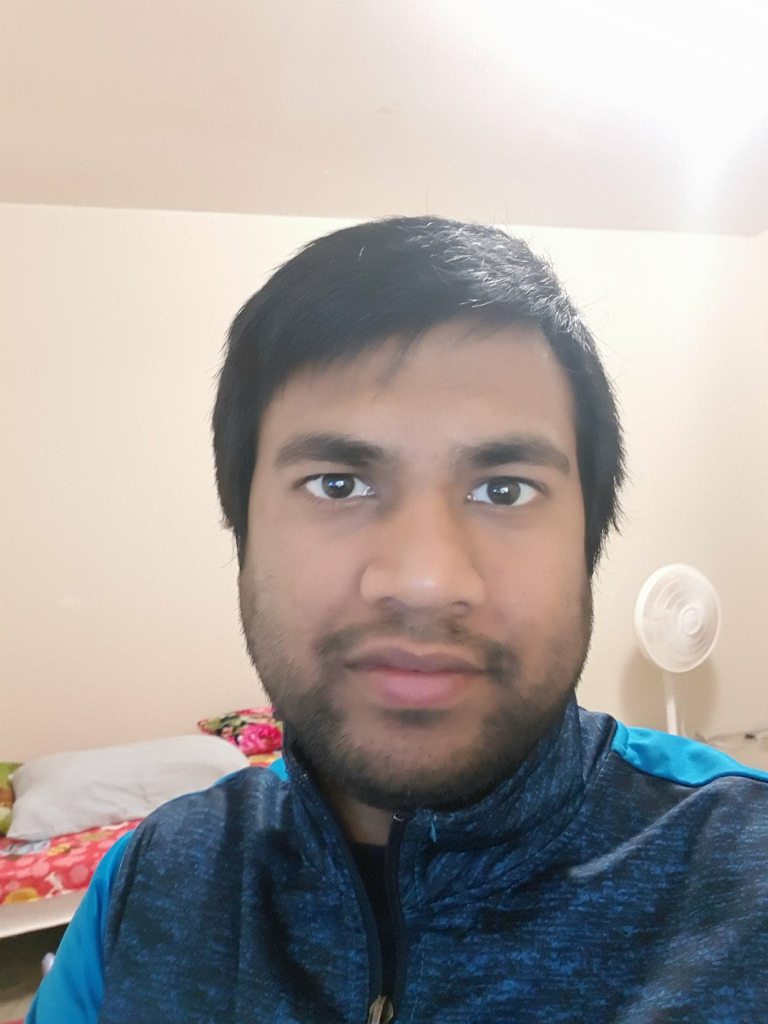
%> input picture matlab-assignment-1/mrinmoy.jpg, 1536 x 2048 px (shown at 1/2 size)
$ octave assign1.m   (GNU Octave 9; MATLAB toolbox functions it lacks are replaced by stand-ins)
%> lines starting %> are read from the running program, lines starting %| are printed output that depends on the picture
%% Matlab Assignment #1
%  author : Mrinmoy Sarkar
%  email  : msarkar@aggies.ncat.edu
%  date   : 1/19/2018
%%
clear all; close all;

file_name = 'mrinmoy.jpg';
%% Task-1: load the image
img_color = imread(file_name);
%> img_color is the input picture: size 2048x1536x3 uint8; mean R, G, B 165.3, 159.4, 156.9
%% Task-2: display the image
figure
imshow(img_color);
title('original image')
%% Task-3a: display the intensity of Red color
img_red = img_color(:,:,1);
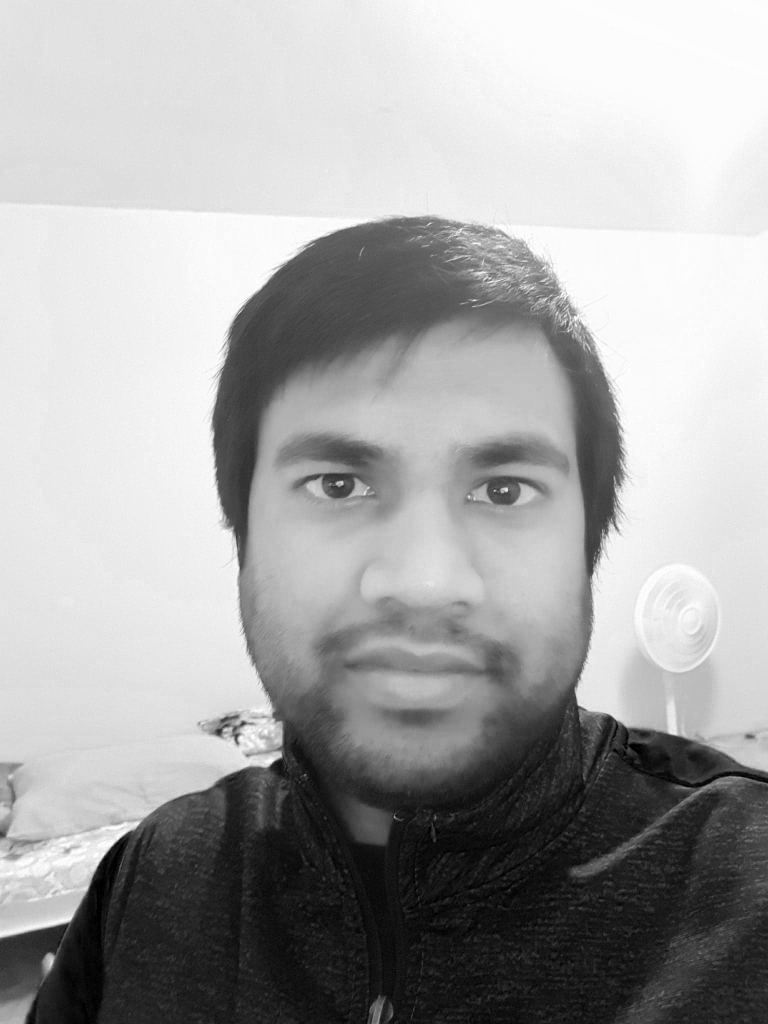
%> img_red: size 2048x1536 uint8 (shown at 1/2 size); min 0, max 255, mean 165.3
figure
imshow(img_red)
title('Red color intensity')
%% Task-3b: display the intensity of Green color
img_green = img_color(:,:,2);
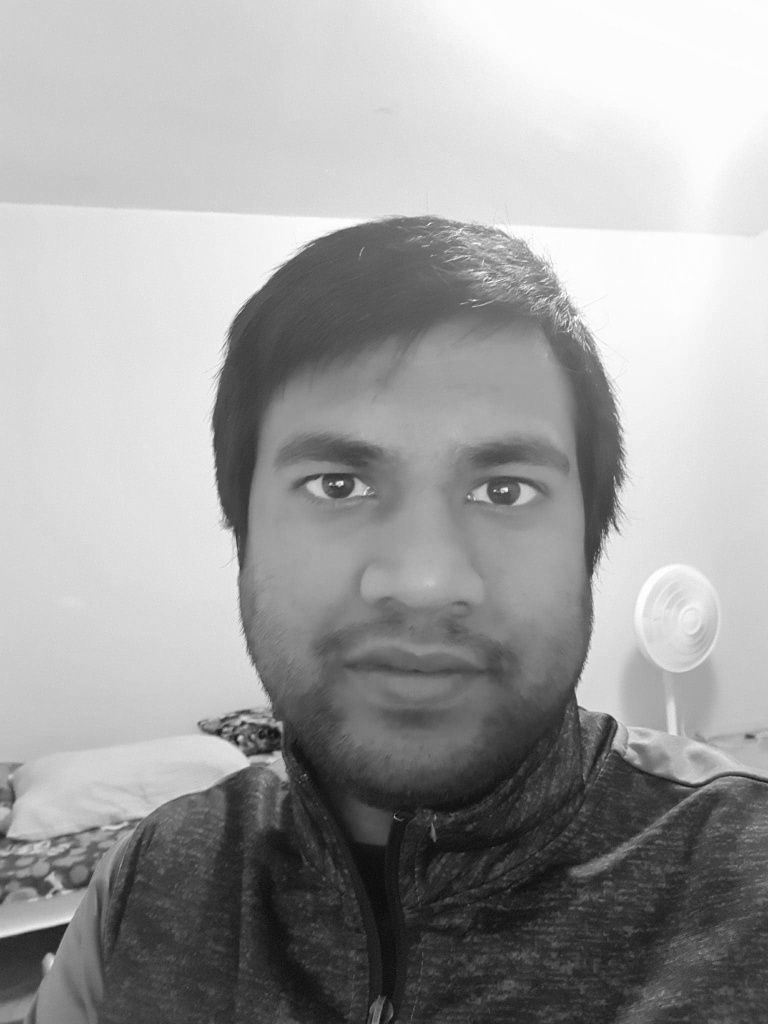
%> img_green: size 2048x1536 uint8 (shown at 1/2 size); min 1, max 255, mean 159.4
figure
imshow(img_green)
title('Green color intensity')
%% Task-3c: display the intensity of Blue color
img_blue = img_color(:,:,3);
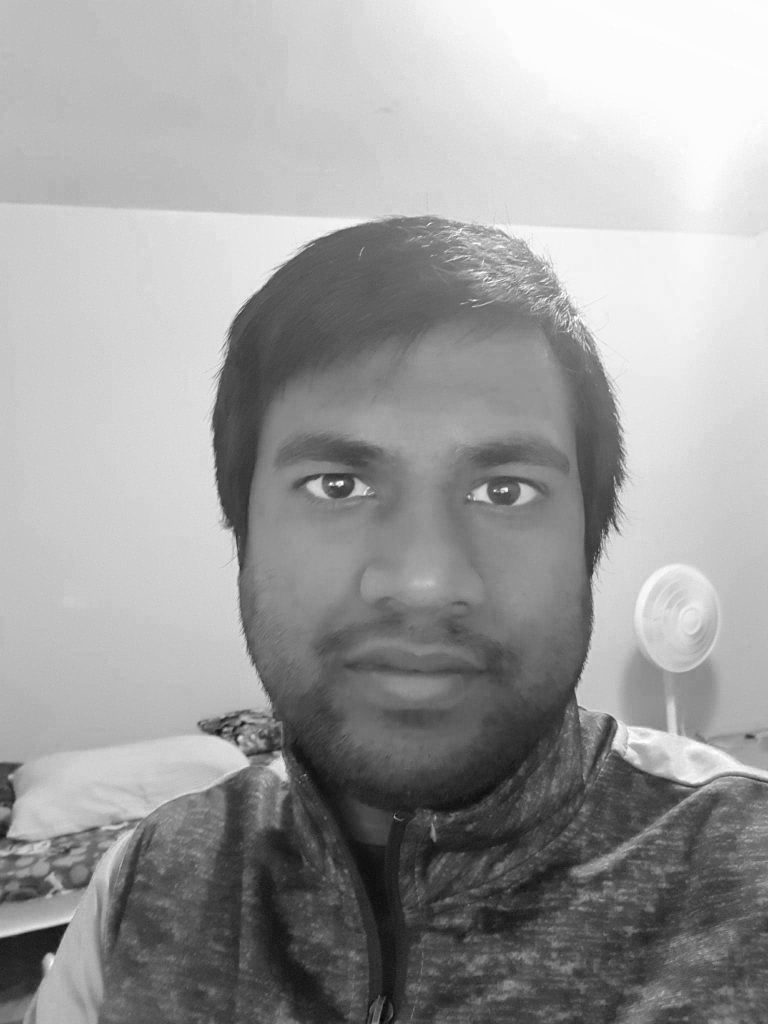
%> img_blue: size 2048x1536 uint8 (shown at 1/2 size); min 0, max 255, mean 156.9
figure
imshow(img_blue)
title('Blue color intensity')
%% Task-4: change to gray scale image and display it
img_gray = rgb2gray(img_color);
figure
imshow(img_gray)
title('Gray scale image')
%% Task-5: Resize the BW image to 64x64 image and display it
img_resized = imresize(img_gray,[64 64]);
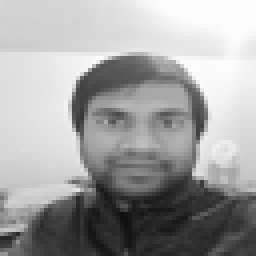
%> img_resized: size 64x64 uint8 (shown 4 times larger); min 15, max 253, mean 160.9
figure
imshow(img_resized)
title('resized image(64x64)')
%% Task-6: Write the resized image to a file
imwrite(img_resized,'resized_gray_image.jpg')
%% Task-7: 3D plot the resized 64x64 image
figure
surf(img_resized)
xlabel('x')
ylabel('y')
zlabel('I')
title('3D plot of the resized image')
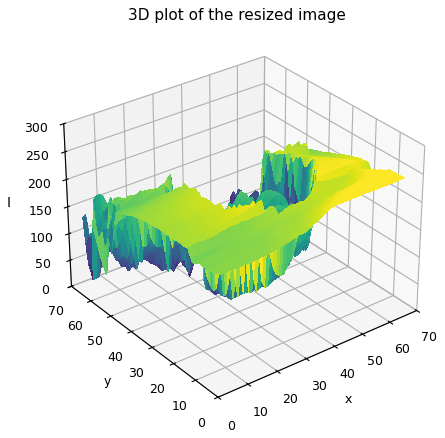
%> figure redrawn from the program's plot data
%% Task-8: Filter the 64x64 image by a median filter and 3D plot it
img_filtered = medfilt2(img_resized);
figure
surf(img_filtered)
xlabel('x')
ylabel('y')
zlabel('I')
title('3D plot of the filtered image')
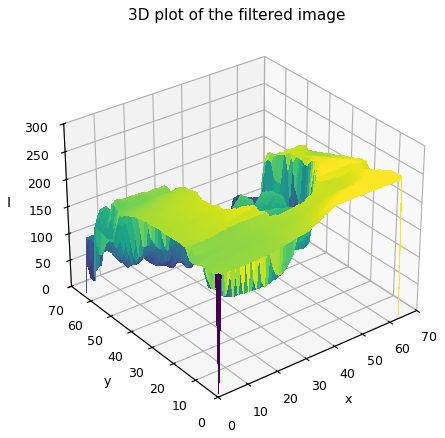
%> figure redrawn from the program's plot data
